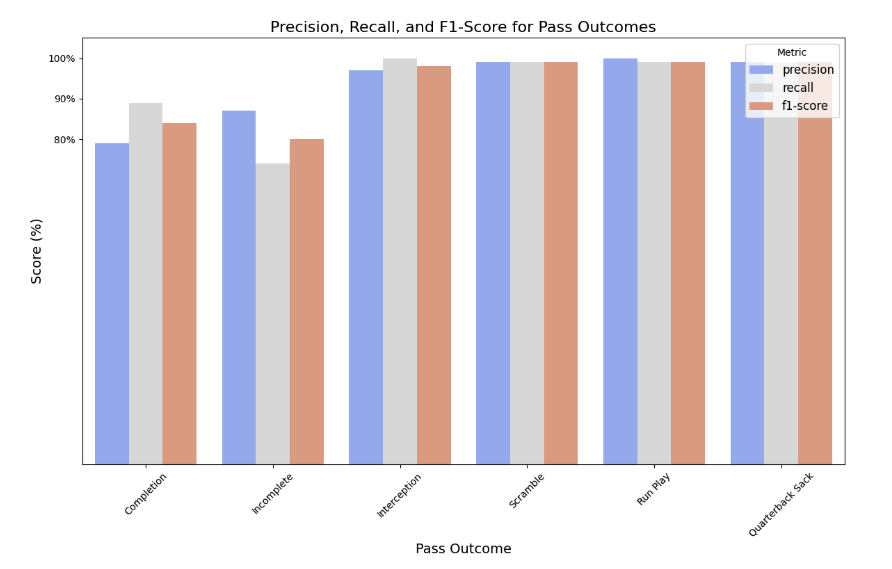

Here is the Python script that generated this plot:
import pandas as pd
import numpy as np
from sklearn.model_selection import train_test_split, StratifiedKFold, cross_val_score
from sklearn.metrics import accuracy_score, classification_report
from sklearn.preprocessing import LabelEncoder, StandardScaler
from lightgbm import LGBMClassifier
from imblearn.over_sampling import SMOTE
import matplotlib.pyplot as plt
import seaborn as sns
import matplotlib.ticker as mtick

skf = StratifiedKFold(n_splits=5, shuffle=True, random_state=42)
cv_scores = cross_val_score(
    pass_model,
    X_pass_resampled,
    y_pass_resampled,
    cv=skf,
    scoring='accuracy'
)
pass_model.fit(X_train_pass, y_train_pass)
y_pred_pass = pass_model.predict(X_test_pass)
pass_accuracy = accuracy_score(y_test_pass, y_pred_pass)
report_dict = classification_report(
    y_test_pass,
    y_pred_pass,
    labels=np.unique(y_test_pass),
    target_names=pass_encoder.inverse_transform(np.unique(y_test_pass)),
    output_dict=True
)
report_df = pd.DataFrame(report_dict).transpose()
report_df.rename(index=class_mapping, inplace=True)
formatted_report = report_df[['precision', 'recall', 'f1-score', 'support']].round(2)
formatted_report.reset_index(inplace=True)
formatted_report = formatted_report.rename(columns={"index": "Pass Outcome"})
metrics_data = formatted_report.loc[:5, ["Pass Outcome", "precision", "recall", "f1-score"]]
metrics_data_long = metrics_data.melt(id_vars=["Pass Outcome"], 
                                      var_name="Metric", 
                                      value_name="Score")
plt.figure(figsize=(12, 8))
sns.barplot(
    data=metrics_data_long,
    x="Pass Outcome", 
    y="Score", 
    hue="Metric",
    palette="coolwarm"
)
plt.title("Precision, Recall, and F1-Score for Pass Outcomes", fontsize=16)
plt.xlabel("Pass Outcome", fontsize=14)
plt.ylabel("Score (%)", fontsize=14)
plt.gca().yaxis.set_major_formatter(mtick.PercentFormatter(1.0)) 
plt.gca().set_yticks([0.8, 0.9, 1.0]) 
plt.legend(title="Metric", loc="upper right", fontsize=12)
plt.xticks(rotation=45)
plt.tight_layout()
plt.show()
